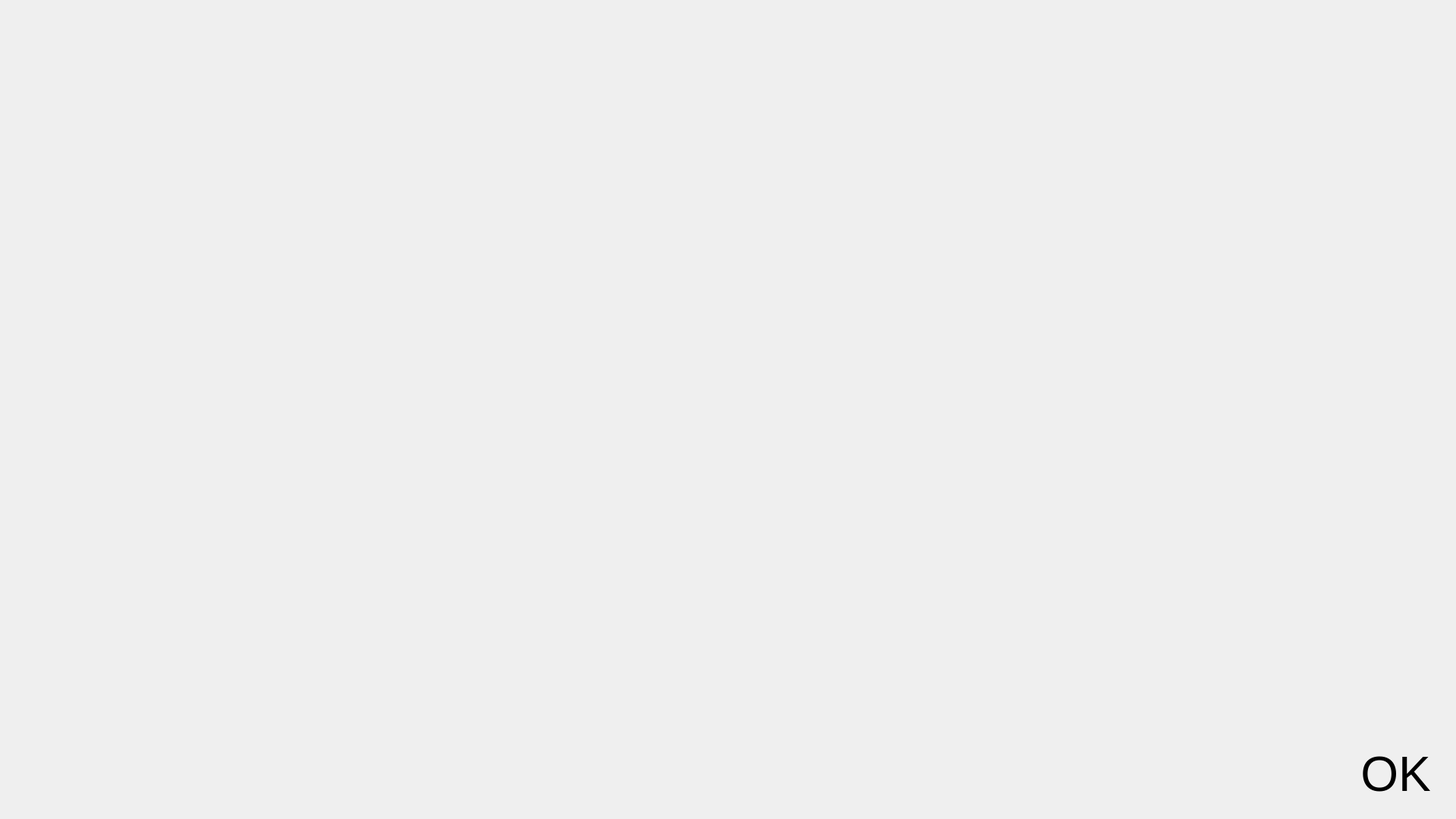
<?xml version="1.0" encoding="UTF-8"?>
<ui version="4.0">
 <class>Form_3</class>
 <widget class="QWidget" name="Form_3">
  <property name="geometry">
   <rect>
    <x>0</x>
    <y>0</y>
    <width>1920</width>
    <height>1080</height>
   </rect>
  </property>
  <property name="windowTitle">
   <string>Form_3</string>
  </property>
  <widget class="QLabel" name="label_form_OK">
   <property name="geometry">
    <rect>
     <x>1780</x>
     <y>980</y>
     <width>121</width>
     <height>81</height>
    </rect>
   </property>
   <property name="font">
    <font>
     <pointsize>48</pointsize>
    </font>
   </property>
   <property name="text">
    <string>OK</string>
   </property>
   <property name="alignment">
    <set>Qt::AlignCenter</set>
   </property>
  </widget>
  <widget class="QLabel" name="label_form_1">
   <property name="geometry">
    <rect>
     <x>1200</x>
     <y>130</y>
     <width>256</width>
     <height>342</height>
    </rect>
   </property>
   <property name="font">
    <font>
     <pointsize>20</pointsize>
    </font>
   </property>
   <property name="text">
    <string/>
   </property>
  </widget>
  <widget class="QLabel" name="label_form_0">
   <property name="geometry">
    <rect>
     <x>900</x>
     <y>130</y>
     <width>256</width>
     <height>342</height>
    </rect>
   </property>
   <property name="font">
    <font>
     <pointsize>20</pointsize>
    </font>
   </property>
   <property name="text">
    <string/>
   </property>
  </widget>
  <widget class="QLabel" name="label_form_2">
   <property name="geometry">
    <rect>
     <x>1500</x>
     <y>130</y>
     <width>256</width>
     <height>342</height>
    </rect>
   </property>
   <property name="font">
    <font>
     <pointsize>20</pointsize>
    </font>
   </property>
   <property name="text">
    <string/>
   </property>
  </widget>
  <widget class="QLabel" name="label_form_4">
   <property name="geometry">
    <rect>
     <x>1200</x>
     <y>590</y>
     <width>256</width>
     <height>342</height>
    </rect>
   </property>
   <property name="font">
    <font>
     <pointsize>20</pointsize>
    </font>
   </property>
   <property name="text">
    <string/>
   </property>
  </widget>
  <widget class="QLabel" name="label_form_3">
   <property name="geometry">
    <rect>
     <x>900</x>
     <y>590</y>
     <width>256</width>
     <height>342</height>
    </rect>
   </property>
   <property name="font">
    <font>
     <pointsize>20</pointsize>
    </font>
   </property>
   <property name="text">
    <string/>
   </property>
  </widget>
  <widget class="QLabel" name="label_form_5">
   <property name="geometry">
    <rect>
     <x>1500</x>
     <y>590</y>
     <width>256</width>
     <height>342</height>
    </rect>
   </property>
   <property name="font">
    <font>
     <pointsize>20</pointsize>
    </font>
   </property>
   <property name="text">
    <string/>
   </property>
  </widget>
  <widget class="QWidget" name="widget_test" native="true">
   <property name="geometry">
    <rect>
     <x>180</x>
     <y>70</y>
     <width>600</width>
     <height>900</height>
    </rect>
   </property>
   <widget class="QLabel" name="label_test">
    <property name="geometry">
     <rect>
      <x>0</x>
      <y>0</y>
      <width>600</width>
      <height>900</height>
     </rect>
    </property>
    <property name="text">
     <string/>
    </property>
    <property name="pixmap">
     <pixmap>:/newPrefix/test.png</pixmap>
    </property>
    <property name="scaledContents">
     <bool>true</bool>
    </property>
   </widget>
   <widget class="QLabel" name="label_form_6">
    <property name="geometry">
     <rect>
      <x>19</x>
      <y>28</y>
      <width>271</width>
      <height>396</height>
     </rect>
    </property>
    <property name="sizePolicy">
     <sizepolicy hsizetype="Preferred" vsizetype="Preferred">
      <horstretch>0</horstretch>
      <verstretch>0</verstretch>
     </sizepolicy>
    </property>
    <property name="font">
     <font>
      <pointsize>20</pointsize>
     </font>
    </property>
    <property name="text">
     <string/>
    </property>
   </widget>
   <widget class="QLabel" name="label_form_7">
    <property name="geometry">
     <rect>
      <x>310</x>
      <y>28</y>
      <width>271</width>
      <height>396</height>
     </rect>
    </property>
    <property name="text">
     <string/>
    </property>
   </widget>
   <widget class="QLabel" name="label_form_8">
    <property name="geometry">
     <rect>
      <x>19</x>
      <y>438</y>
      <width>271</width>
      <height>396</height>
     </rect>
    </property>
    <property name="text">
     <string/>
    </property>
   </widget>
   <widget class="QLabel" name="label_form_9">
    <property name="geometry">
     <rect>
      <x>310</x>
      <y>438</y>
      <width>271</width>
      <height>396</height>
     </rect>
    </property>
    <property name="text">
     <string/>
    </property>
   </widget>
  </widget>
 </widget>
 <resources/>
 <connections/>
</ui>
